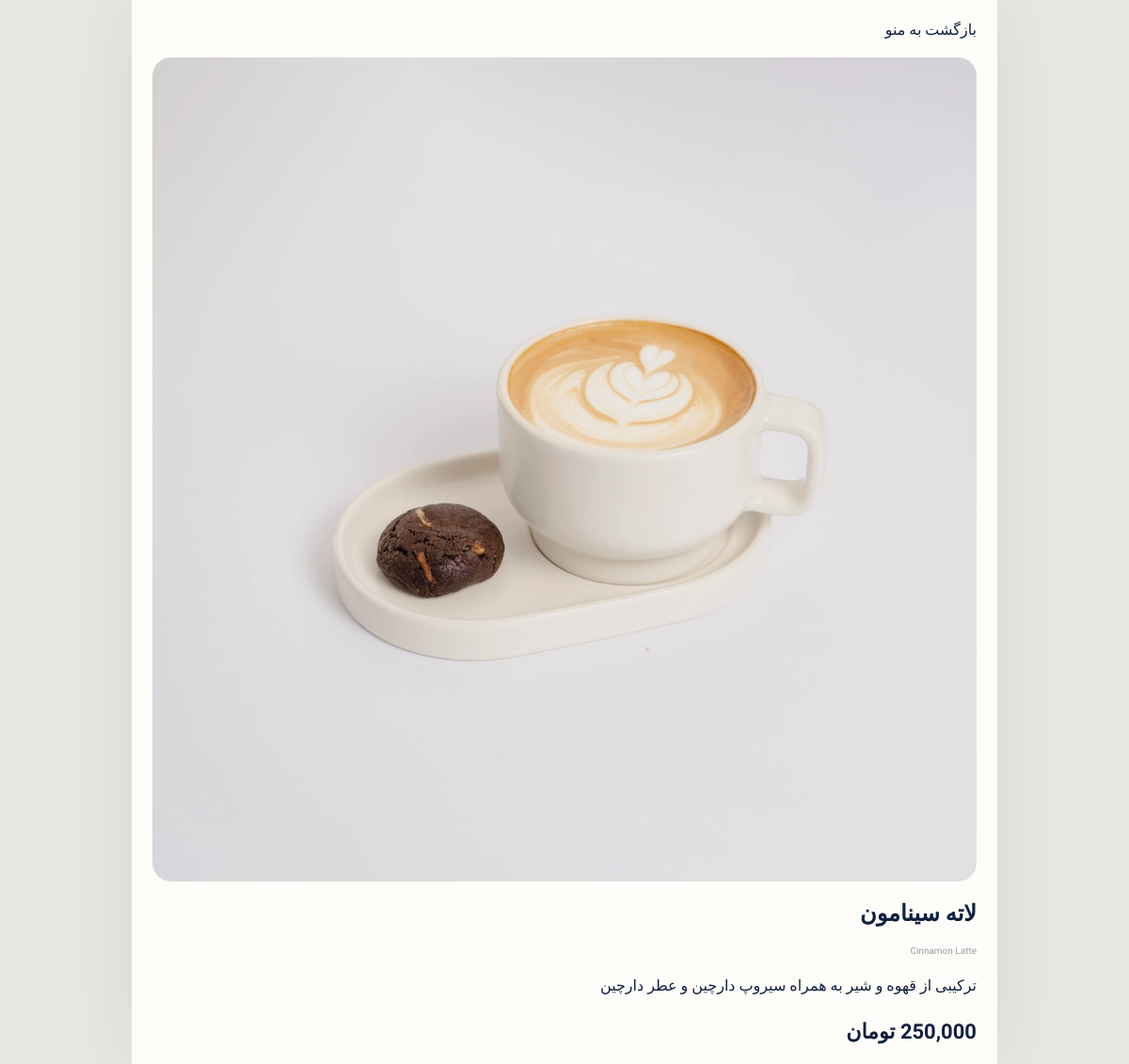
The app's page /menu/cinnamon-latte/, older data.
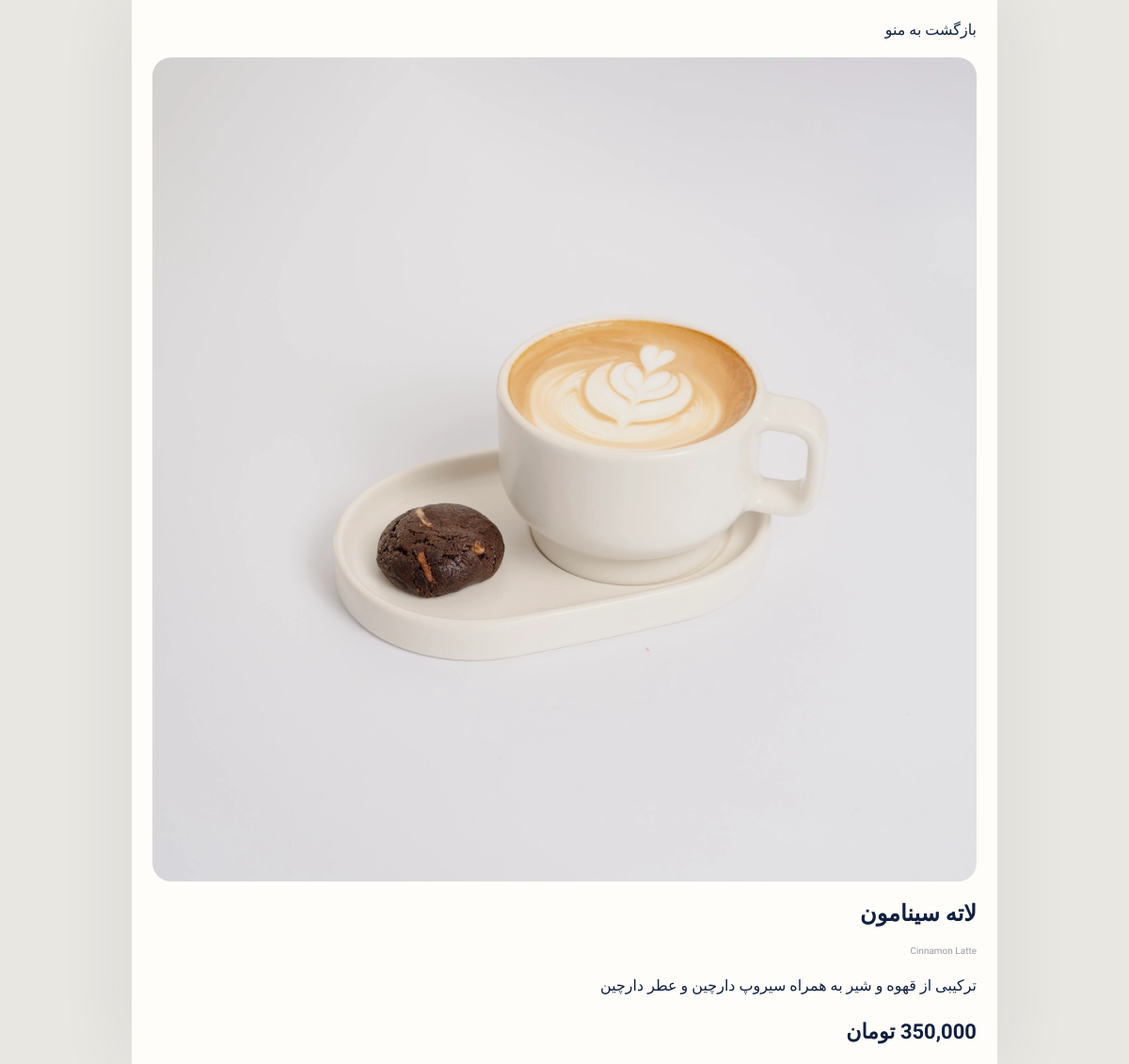
The same page, newer data.
### menu/models.py (models this page shows, shortened)
class MenuItem(models.Model):
    category = models.ForeignKey(
        Category,
        on_delete=models.PROTECT,
        related_name="items",
        verbose_name="دسته‌بندی",
    )
    name = models.CharField(max_length=160, verbose_name="نام محصول")
    english_name = models.CharField(
        max_length=160,
        blank=True,
        verbose_name="نام انگلیسی",
    )
    slug = models.SlugField(max_length=180, unique=True, verbose_name="اسلاگ")
    description = models.TextField(blank=True, verbose_name="توضیحات")
    price = models.PositiveIntegerField(verbose_name="قیمت")
    image = models.ImageField(
        upload_to="menu/items/%Y/%m/",
        blank=True,
        null=True,
        verbose_name="تصویر",
    )
    is_available = models.BooleanField(default=True, verbose_name="موجود")
    is_featured = models.BooleanField(default=False, verbose_name="ویژه")
    sort_order = models.PositiveIntegerField(default=0, verbose_name="ترتیب نمایش")
    created_at = models.DateTimeField(auto_now_add=True)
    updated_at = models.DateTimeField(auto_now=True)
    class Meta:
        ordering = ["category__sort_order", "sort_order", "name"]
        verbose_name = "محصول منو"
        verbose_name_plural = "محصولات منو"

### menu/views.py (the view)
# urls.py: path('menu/<slug:slug>/', views.item_detail, name='item_detail'),
def item_detail(request, slug):
    item = get_object_or_404(MenuItem.objects.select_related("category"), slug=slug)
    return render(request, "menu/item_detail.html", {"item": item})

### menu/templatetags/menu_extras.py (called while the page is built)
@register.filter
def price_format(value):
    try:
        return f"{int(value):,}"
    except (TypeError, ValueError):
        return value

### templates/menu/item_detail.html (shortened to what this page needs)
{% load static menu_extras %}
<!doctype html>
<html lang="fa" dir="rtl">
<head>
    <link rel="stylesheet" href="{% static 'menu/style.css' %}">
</head>
<body>
    <main class="page-shell detail-page">
        <a class="back-link" href="{% url 'menu:home' %}">بازگشت به منو</a>
        <article class="detail-card">
            {% if item.image %}
                <img class="detail-image" src="{{ item.image.url }}" alt="{{ item.name }}">
            {% endif %}
            <h1>{{ item.name }}</h1>
            {% if item.english_name %}<p class="english-name">{{ item.english_name }}</p>{% endif %}
            {% if item.description %}<p class="detail-description">{{ item.description }}</p>{% endif %}
            {% if item.is_available %}
                <div class="detail-price">{{ item.price|price_format }} تومان</div>
            {% else %}
                <div class="detail-price unavailable">ناموجود</div>
            {% endif %}
        </article>
    </main>
</body>
</html>

Row changes from the older to the newer data that the page shows:
changed MenuItem "لاته سینامون": price "250,000" → "350,000"
